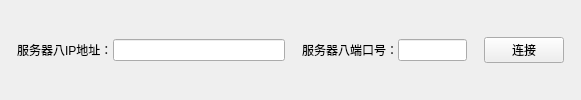
        <widget class="QWidget" name="ui_lamp_serverinfo_widget_8" native="true">
         <layout class="QHBoxLayout" name="horizontalLayout_18" stretch="1,2,10,1,2,4,1,4,1">
          <property name="spacing">
           <number>0</number>
          </property>
          <property name="leftMargin">
           <number>0</number>
          </property>
          <property name="topMargin">
           <number>0</number>
          </property>
          <property name="rightMargin">
           <number>0</number>
          </property>
          <property name="bottomMargin">
           <number>0</number>
          </property>
          <item>
           <spacer name="horizontalSpacer_67">
            <property name="orientation">
             <enum>Qt::Horizontal</enum>
            </property>
            <property name="sizeHint" stdset="0">
             <size>
              <width>18</width>
              <height>20</height>
             </size>
            </property>
           </spacer>
          </item>
          <item>
           <widget class="QLabel" name="label_33">
            <property name="text">
             <string>服务器八IP地址：</string>
            </property>
           </widget>
          </item>
          <item>
           <widget class="QLineEdit" name="ui_lamp_server_ip8"/>
          </item>
          <item>
           <spacer name="horizontalSpacer_68">
            <property name="orientation">
             <enum>Qt::Horizontal</enum>
            </property>
            <property name="sizeHint" stdset="0">
             <size>
              <width>18</width>
              <height>20</height>
             </size>
            </property>
           </spacer>
          </item>
          <item>
           <widget class="QLabel" name="label_34">
            <property name="text">
             <string>服务器八端口号：</string>
            </property>
           </widget>
          </item>
          <item>
           <widget class="QLineEdit" name="ui_lamp_server_port8"/>
          </item>
          <item>
           <spacer name="horizontalSpacer_69">
            <property name="orientation">
             <enum>Qt::Horizontal</enum>
            </property>
            <property name="sizeHint" stdset="0">
             <size>
              <width>17</width>
              <height>20</height>
             </size>
            </property>
           </spacer>
          </item>
          <item>
           <widget class="QPushButton" name="ui_lamp_connect_btn8">
            <property name="text">
             <string>连接</string>
            </property>
           </widget>
          </item>
          <item>
           <spacer name="horizontalSpacer_70">
            <property name="orientation">
             <enum>Qt::Horizontal</enum>
            </property>
            <property name="sizeHint" stdset="0">
             <size>
              <width>40</width>
              <height>20</height>
             </size>
            </property>
           </spacer>
          </item>
         </layout>
        </widget>
